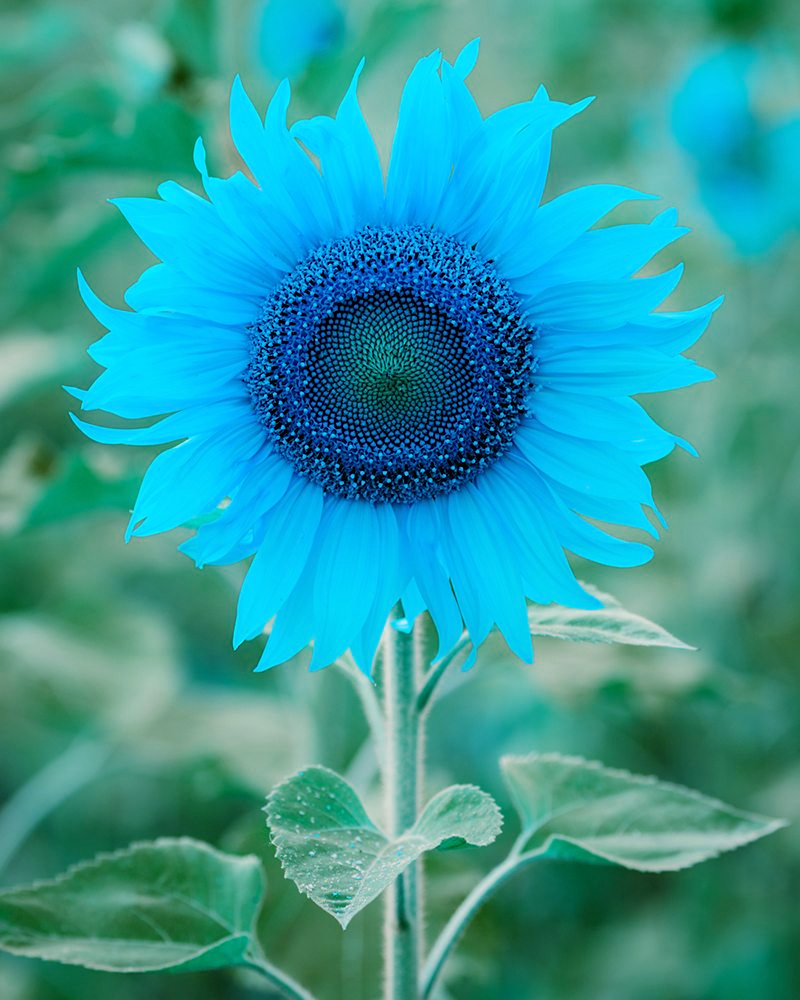
#> input picture Image processing/Photos/test_flower.jpg, 800 x 1000 px, found by its file name
$ python crop.py
#> lines starting #> are read from the running program, lines starting #| are printed output that depends on the picture
import cv2
import matplotlib.pyplot as plt

img = cv2.imread(r"C:\Users\sghor\Desktop\Souvik\Programming\MMVL project requirments\Image processing\Photos\test_flower.jpg", cv2.IMREAD_COLOR_RGB)
#> img is the input picture: shape (1000, 800, 3); mean B, G, R 155.1, 154.1, 48.9

cropped_image = img[0:790, 0:707]
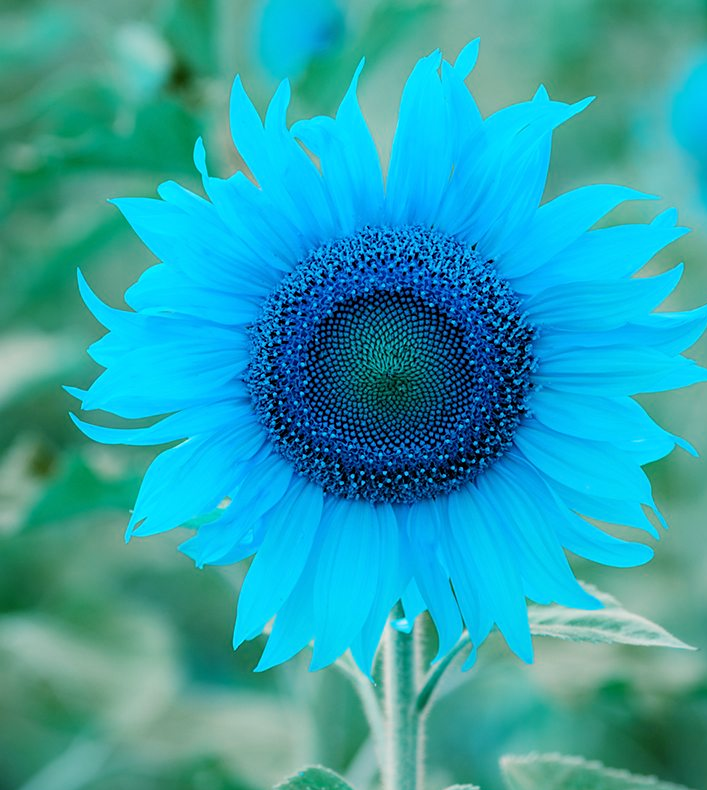
#> cropped_image: shape (790, 707, 3); mean B, G, R 172.9, 161.4, 44.2

plt.subplot(1, 2, 1)
plt.imshow(img)
plt.title("Original Image")
plt.axis("off")
plt.subplot(1, 2, 2)
plt.imshow(cropped_image)
plt.title("Cropped Image")
plt.axis("off")
plt.show()
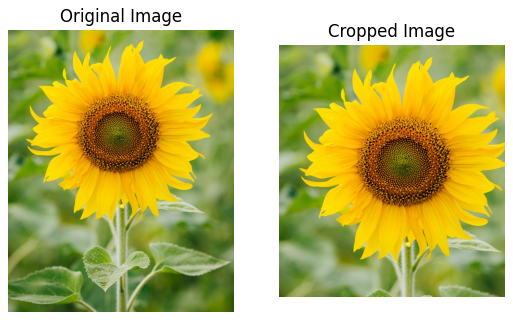
#> figure drawn by matplotlib, 2 panels; B, G, R data is drawn as R, G, B

$ run again, with Image processing/Photos/low_const.jpg copied over Image processing/Photos/test_flower.jpg
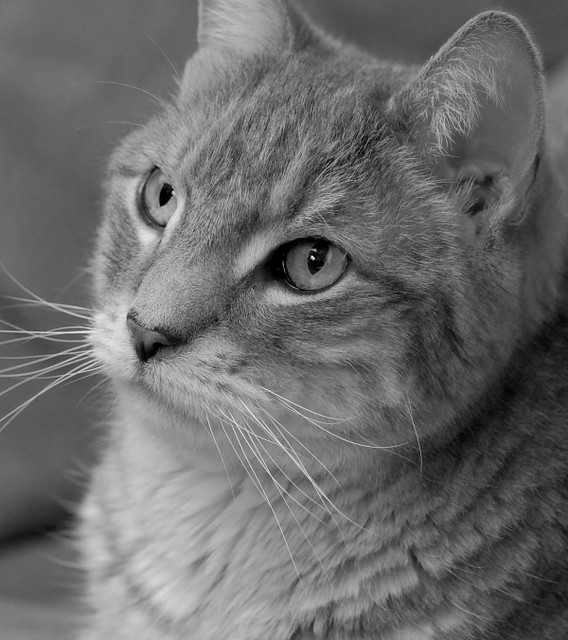
#> input picture Image processing/Photos/low_const.jpg, 568 x 640 px, found by its file name
#> img is the input picture: shape (640, 568, 3); min 0, max 255, mean 107.3
#> `plt.show()`:
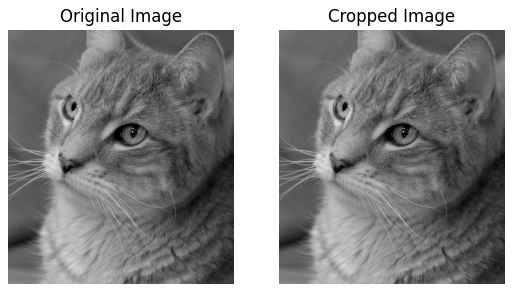
#> figure drawn by matplotlib, 2 panels

$ run again, with Image processing/Photos/photo.jpg copied over Image processing/Photos/test_flower.jpg
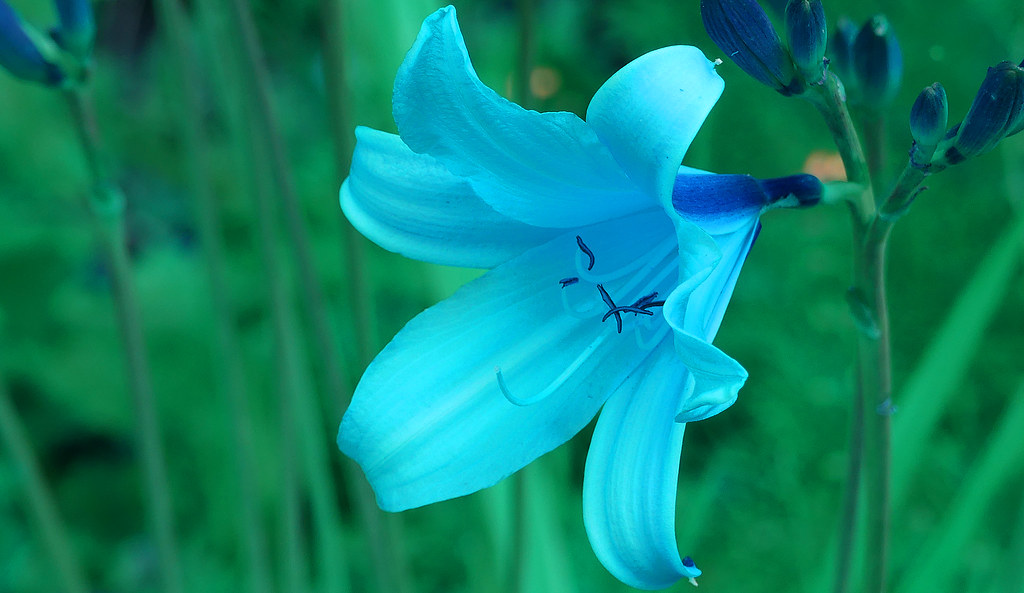
#> input picture Image processing/Photos/photo.jpg, 1024 x 593 px, found by its file name
#> img is the input picture: shape (593, 1024, 3); mean B, G, R 109, 131.6, 11.3
#> `cropped_image = img[0:790, 0:707]`:
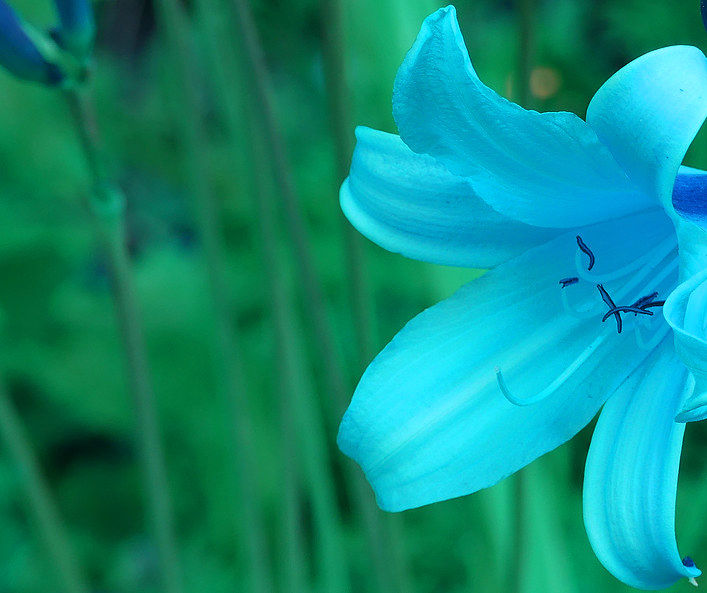
#> cropped_image: shape (593, 707, 3); mean B, G, R 123, 139.4, 13.6
#> `plt.show()`:
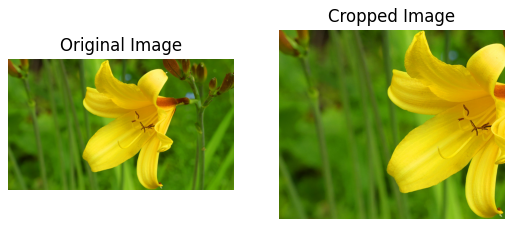
#> figure drawn by matplotlib, 2 panels; B, G, R data is drawn as R, G, B
